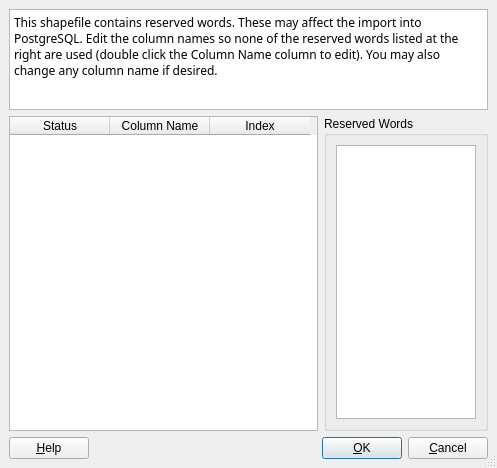
<ui version="4.0" >
 <author></author>
 <comment></comment>
 <exportmacro></exportmacro>
 <class>QgsEditReservedWordsBase</class>
 <widget class="QDialog" name="QgsEditReservedWordsBase" >
  <property name="geometry" >
   <rect>
    <x>0</x>
    <y>0</y>
    <width>497</width>
    <height>468</height>
   </rect>
  </property>
  <property name="windowTitle" >
   <string>Edit Reserved Words</string>
  </property>
  <property name="sizeGripEnabled" >
   <bool>true</bool>
  </property>
  <layout class="QGridLayout" >
   <property name="margin" >
    <number>9</number>
   </property>
   <property name="spacing" >
    <number>6</number>
   </property>
   <item row="1" column="0" >
    <widget class="QTableWidget" name="lvColumns" >
     <property name="minimumSize" >
      <size>
       <width>0</width>
       <height>0</height>
      </size>
     </property>
     <property name="toolTip" >
      <string>&lt;html>&lt;head>&lt;meta name="qrichtext" content="1" />&lt;/head>&lt;body style=" white-space: pre-wrap; font-family:Sans Serif; font-size:9pt; font-weight:400; font-style:normal; text-decoration:none;">&lt;p style=" margin-top:0px; margin-bottom:0px; margin-left:0px; margin-right:0px; -qt-block-indent:0; text-indent:0px;">Double click the Column Name column to change the name of the column.&lt;/p>&lt;/body>&lt;/html></string>
     </property>
     <property name="selectionMode" >
      <enum>QAbstractItemView::NoSelection</enum>
     </property>
     <property name="selectionBehavior" >
      <enum>QAbstractItemView::SelectRows</enum>
     </property>
     <column>
      <property name="text" >
       <string>Status</string>
      </property>
     </column>
     <column>
      <property name="text" >
       <string>Column Name</string>
      </property>
     </column>
     <column>
      <property name="text" >
       <string>Index</string>
      </property>
     </column>
    </widget>
   </item>
   <item row="2" column="0" colspan="2" >
    <layout class="QHBoxLayout" >
     <property name="margin" >
      <number>0</number>
     </property>
     <property name="spacing" >
      <number>6</number>
     </property>
     <item>
      <widget class="QPushButton" name="buttonHelp" >
       <property name="text" >
        <string>&amp;Help</string>
       </property>
       <property name="shortcut" >
        <string>F1</string>
       </property>
       <property name="autoDefault" >
        <bool>true</bool>
       </property>
      </widget>
     </item>
     <item>
      <spacer>
       <property name="orientation" >
        <enum>Qt::Horizontal</enum>
       </property>
       <property name="sizeType" >
        <enum>QSizePolicy::Expanding</enum>
       </property>
       <property name="sizeHint" >
        <size>
         <width>20</width>
         <height>20</height>
        </size>
       </property>
      </spacer>
     </item>
     <item>
      <widget class="QPushButton" name="buttonOk" >
       <property name="text" >
        <string>&amp;OK</string>
       </property>
       <property name="shortcut" >
        <string/>
       </property>
       <property name="autoDefault" >
        <bool>true</bool>
       </property>
       <property name="default" >
        <bool>true</bool>
       </property>
      </widget>
     </item>
     <item>
      <widget class="QPushButton" name="buttonCancel" >
       <property name="text" >
        <string>&amp;Cancel</string>
       </property>
       <property name="shortcut" >
        <string/>
       </property>
       <property name="autoDefault" >
        <bool>true</bool>
       </property>
      </widget>
     </item>
    </layout>
   </item>
   <item row="0" column="0" colspan="2" >
    <widget class="QTextEdit" name="txtExplanation" >
     <property name="sizePolicy" >
      <sizepolicy>
       <hsizetype>7</hsizetype>
       <vsizetype>0</vsizetype>
       <horstretch>0</horstretch>
       <verstretch>0</verstretch>
      </sizepolicy>
     </property>
     <property name="maximumSize" >
      <size>
       <width>16777215</width>
       <height>101</height>
      </size>
     </property>
     <property name="readOnly" >
      <bool>true</bool>
     </property>
     <property name="html" >
      <string>&lt;html>&lt;head>&lt;meta name="qrichtext" content="1" />&lt;/head>&lt;body style=" white-space: pre-wrap; font-family:Sans Serif; font-size:9pt; font-weight:400; font-style:normal; text-decoration:none;">&lt;p style=" margin-top:0px; margin-bottom:0px; margin-left:0px; margin-right:0px; -qt-block-indent:0; text-indent:0px;">This shapefile contains reserved words. These may affect the import into PostgreSQL. Edit the column names so none of the reserved words listed at the right are used (double click the Column Name column to edit). You may also change any column name if desired.&lt;/p>&lt;/body>&lt;/html></string>
     </property>
    </widget>
   </item>
   <item row="1" column="1" >
    <widget class="QGroupBox" name="groupBox" >
     <property name="title" >
      <string>Reserved Words</string>
     </property>
     <layout class="QGridLayout" >
      <property name="margin" >
       <number>9</number>
      </property>
      <property name="spacing" >
       <number>6</number>
      </property>
      <item row="0" column="0" >
       <widget class="QListWidget" name="lstReservedWords" >
        <property name="sizePolicy" >
         <sizepolicy>
          <hsizetype>5</hsizetype>
          <vsizetype>7</vsizetype>
          <horstretch>0</horstretch>
          <verstretch>0</verstretch>
         </sizepolicy>
        </property>
        <property name="maximumSize" >
         <size>
          <width>140</width>
          <height>16777215</height>
         </size>
        </property>
       </widget>
      </item>
     </layout>
    </widget>
   </item>
  </layout>
 </widget>
 <layoutdefault spacing="6" margin="11" />
 <pixmapfunction>qPixmapFromMimeSource</pixmapfunction>
 <resources/>
 <connections/>
</ui>
